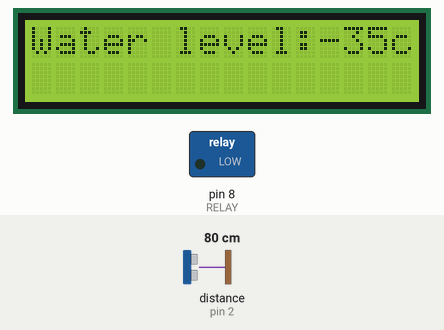
A sketch run on a simulated Arduino Uno, built with avr-gcc and run on an emulated ATmega328P. Parts: 16×2 character LCD, switched loads named in the sketch (green lamp = pin HIGH). Wiring (inferred from the names in the program): ultrasonic range finder: trigger pin 4; echo pin 2. Inputs (shaded band) come from the test bench; at power-on: distance to the obstacle (sensor on pin 2) 80 cm. The echo pulse lasts 58.3 µs per cm; pins used as bus, display or sensor lines are not drawn; what the sketch prints to the serial monitor is not drawn.

Above: at 3.7 s.
3.8 s: distance to the obstacle (sensor on pin 2) set to 2 cm
At 16.0 s:
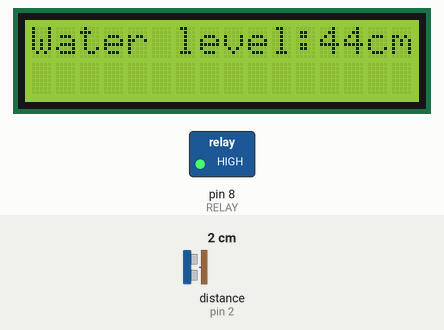
16.6 s: distance to the obstacle (sensor on pin 2) set to 4 cm
At 28.3 s:
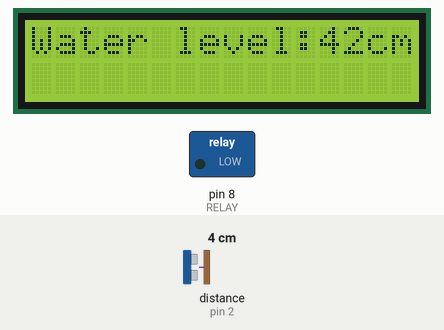
28.7 s: distance to the obstacle (sensor on pin 2) set to 9 cm
At 40.7 s:
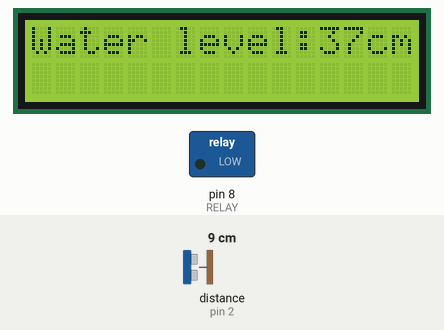
Timing chart, 0 to 42.2 s (numbered marks = the images above; inputs shaded):
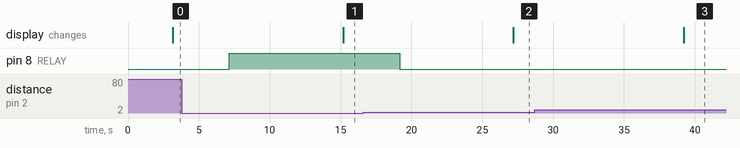

Measured:
- after the input at 3.8 s, the display: changes after 11.4 s (image 1)
- after the input at 16.6 s, the display: changes after 10.6 s (image 2)
- after the input at 28.7 s, the display: changes after 10.5 s (image 3)

The sketch:

Water_level__ultra_sonic_sensor_.ino
```cpp
#define trig 4
#define echo 2
#define RELAY 8

#include <Arduino.h>
#include <Wire.h>
#include <LiquidCrystal_I2C.h>

LiquidCrystal_I2C lcd(0x27,16,2);


String WL="Water level:";

void setup() {

  lcd.clear();
  lcd.init();
  lcd.init();
  lcd.backlight();

  pinMode(trig, OUTPUT);

  pinMode(echo,INPUT);

   pinMode(RELAY, OUTPUT);

  Serial.begin(9600);

}
void loop() {

  digitalWrite(trig,LOW);

  delay(1);

  digitalWrite(trig,HIGH);

  delay(1);

  digitalWrite(trig,LOW);


  long t = pulseIn(echo,HIGH);


  long cm = t / 29 / 2;


delay(3000);

  lcd.clear();
     lcd.setCursor(0,0);
     lcd.print(WL + (45- cm)); //Depth of the water tank is taken as 45
     lcd.print("cm");

     delay(3000);

  Serial.print(WL + (45- cm));
  Serial.println("cm");


  delay(1000);

   if (cm > 30) {
    digitalWrite(RELAY, HIGH);
    delay(2000);
  }
  else {
    digitalWrite(RELAY, LOW);
    delay(2000);
  }
  delay(3000);
}
```
